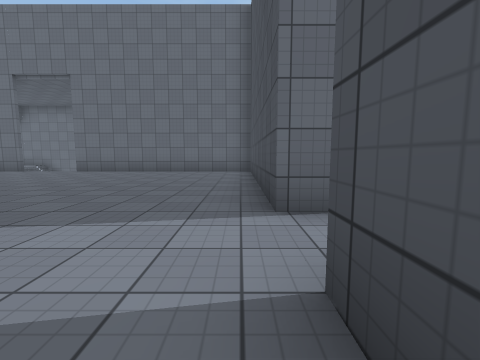
View 1 (above)

24 first-person views from a walk through a scene from a Unity 3-D project. The camera is 1.2 m above the floor, tilts 6° down and sees 90° across. The floor is counted in squares, 2 m on a side. Each view is taken from the middle of a square. On the plan, view 1 faces up. The plan holds only what a view shows up to about 9 squares ahead; the rest is blank. The place goes on beyond the plan. The player is left out. Some surface patterns are stand-ins.

View 2
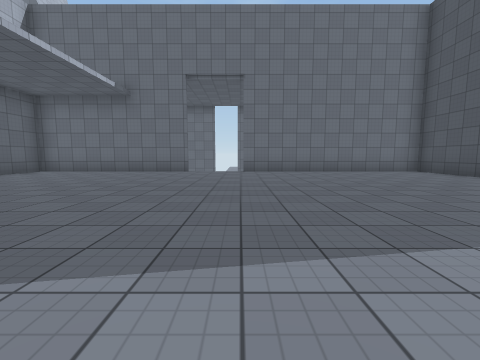

View 3
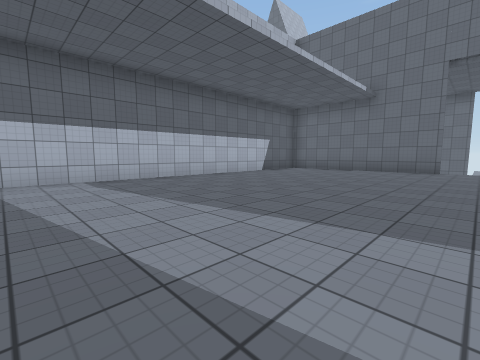

View 4
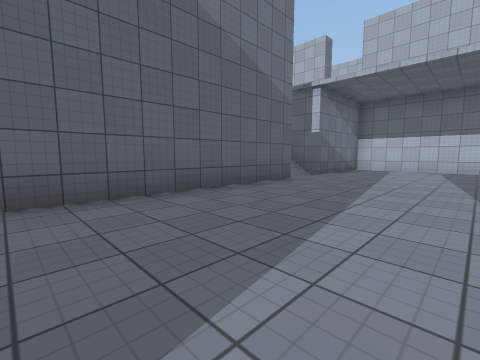

View 5
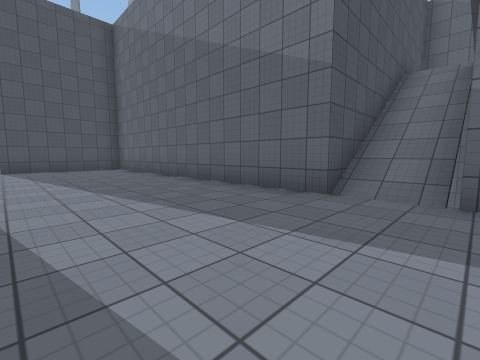

View 6
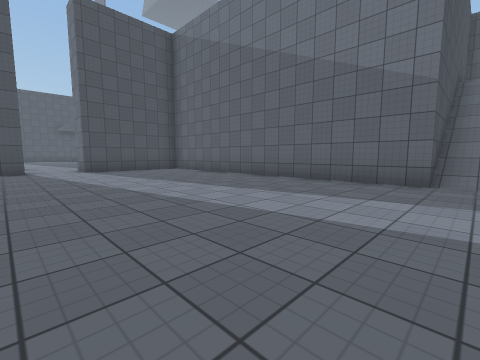

View 7
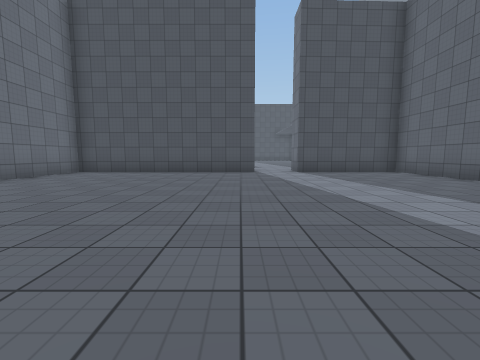

View 8
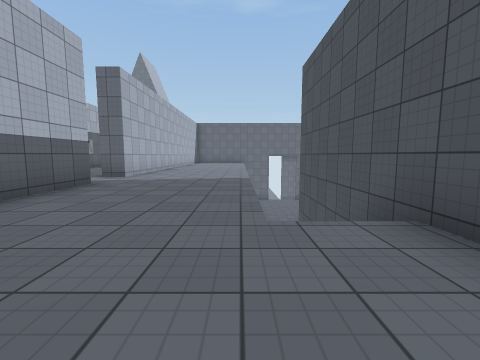

View 9
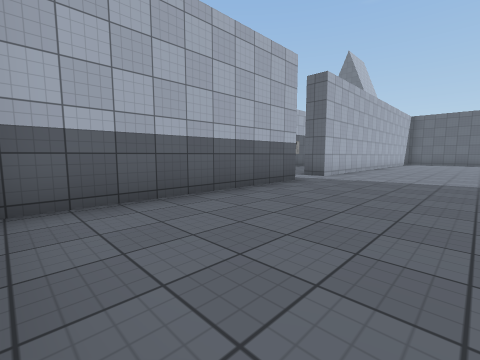

View 10
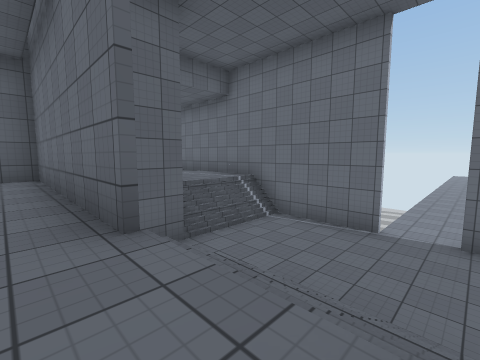

View 11
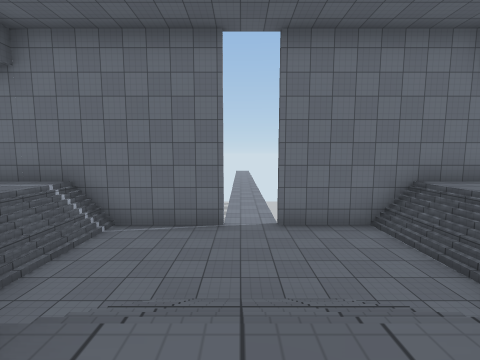

View 12
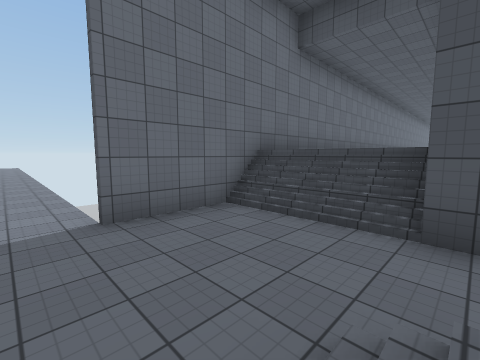

View 13
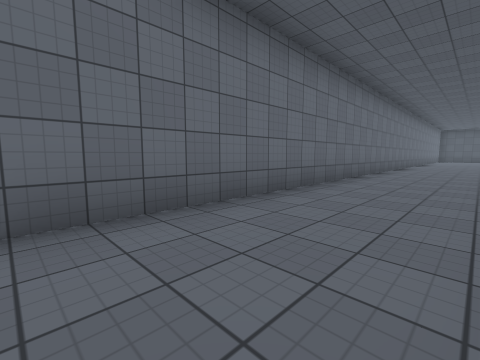

View 14
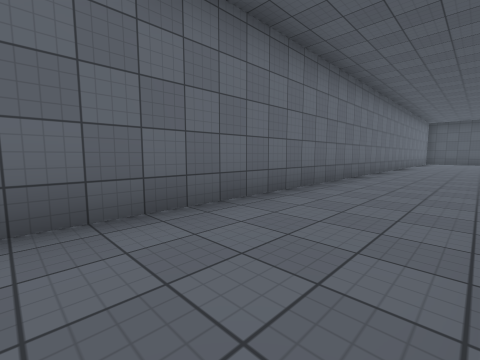

View 15
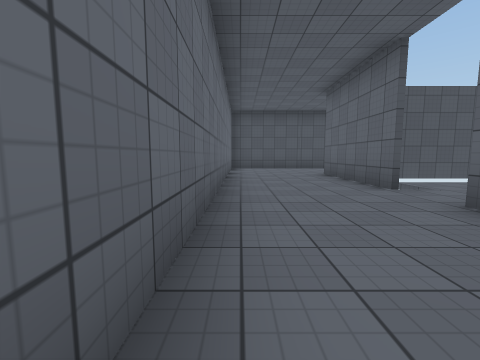

View 16
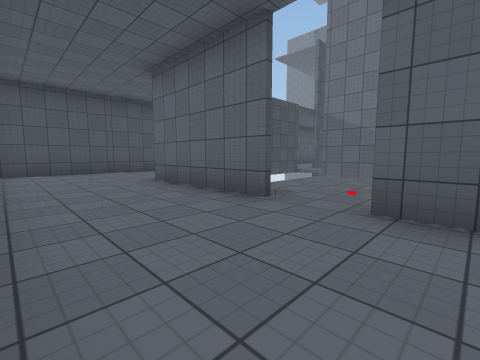

View 17
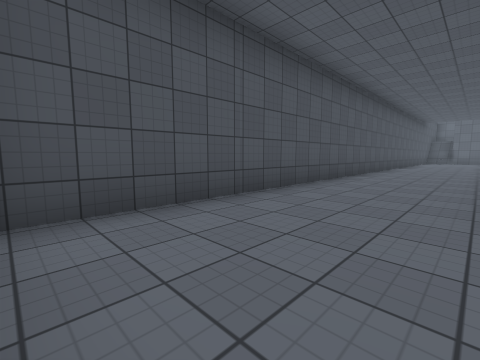

View 18
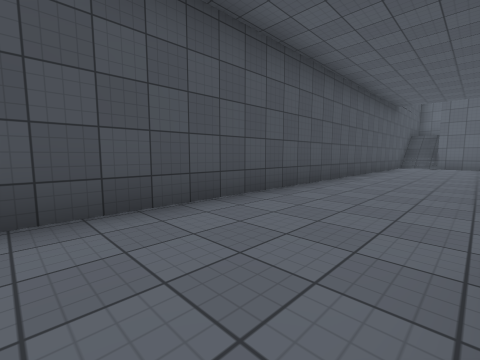

View 19
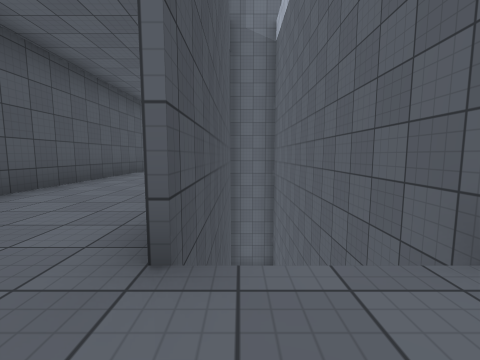

View 20
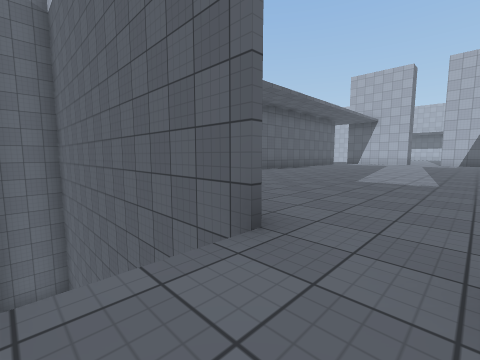

View 21
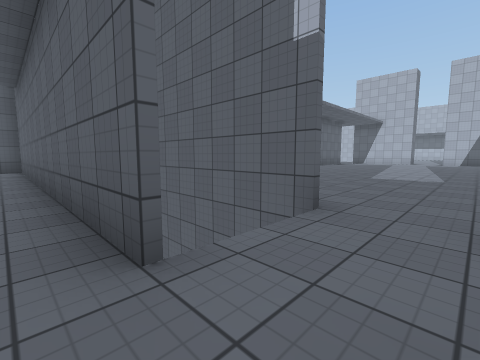

View 22
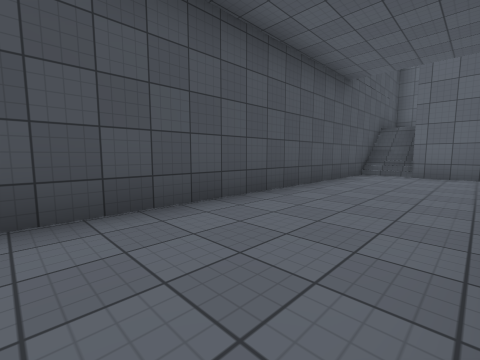

View 23
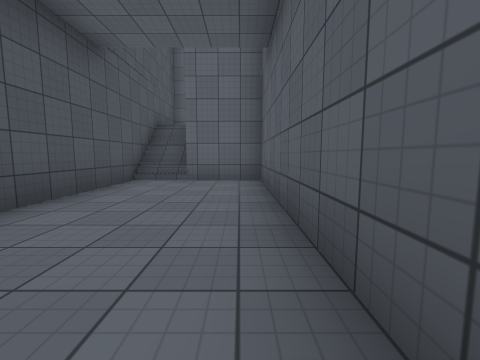

View 24
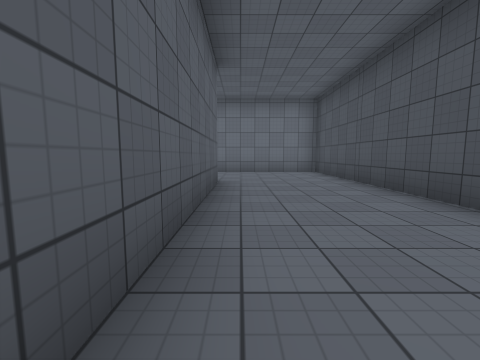

### Floor plan
Key: @ floor where view 1 was taken; # wall or solid block; x gap in a wall; . main floor; - floor 2 m lower than the main floor; : floor 5.5 m higher than the main floor; + floor 8.5 m higher than the main floor; / step, stairs or slope; v drop or lower ground; O other object.
Columns run from 15 left of view 1 to 22 right of it. Each row starts with its distance up from view 1.
 16         -v
 15         -v
 14   ##### -v###########################
 13   ..//-----//........................#
 12   ..//-----//........................#
 11     //-----//........................#
 10      #-///-#                #.v###...#
  9  #######//######             ... #...#
  8  #..............#            ... #...#
  7  #..............#             .. #...#
  6  #..............#             vvv#...#
  5  #..............#                v...#
  4  #..............#    ................#
  3  #..............#    ................#
  2  #................    ..........vv...#
  1  #................     ........ ##...#
  0  #.............@#       .....   ##...#
 -1 O#..............#        ...    ##...#
 -2  #..............#               ##...#
 -3  :::::/#######vv                ##...#
 -4  #::::/#                        ##...#
 -5  #::::/#                        ##...#
 -6  #::::/#                        ##...#
 -7  #::::/#                          +//#
 -8  #:::::#                           x/#
 -9  #:::::#                             #
-10      ##                              #

Positions as (right, up) in squares from view 1, and headings:
1: (0, 0), facing up
2: (-6, 0), facing up
3: (-7, -1), facing up-left
4: (-3, 1), facing down-left
5: (-10, 1), facing down-right
6: (-9, 3), facing down-right
7: (-8, 3), facing right
8: (-10, -9), facing up
9: (-10, -9), facing up-left
10: (-6, 8), facing up-left
11: (-7, 8), facing up
12: (-7, 10), facing up-right
13: (-3, 11), facing up-right
14: (3, 11), facing up-right
15: (11, 13), facing right
16: (13, 13), facing down-right
17: (19, 13), facing down-right
18: (19, 6), facing down-right
19: (18, 4), facing down
20: (18, 4), facing down-left
21: (19, 4), facing down-left
22: (19, 1), facing down-right
23: (19, -1), facing down
24: (19, 5), facing up
